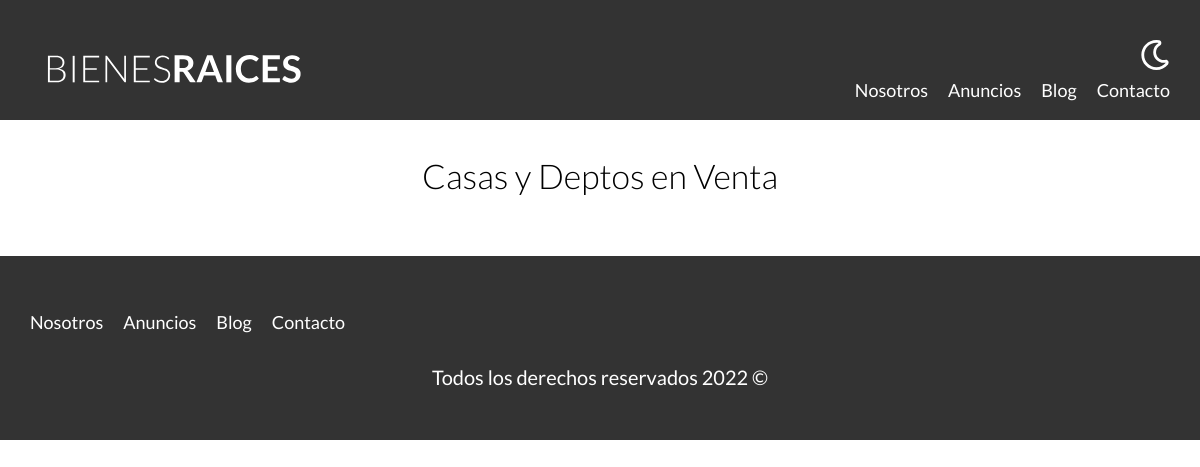
/anuncios.php, run on an earlier commit of the app's database.
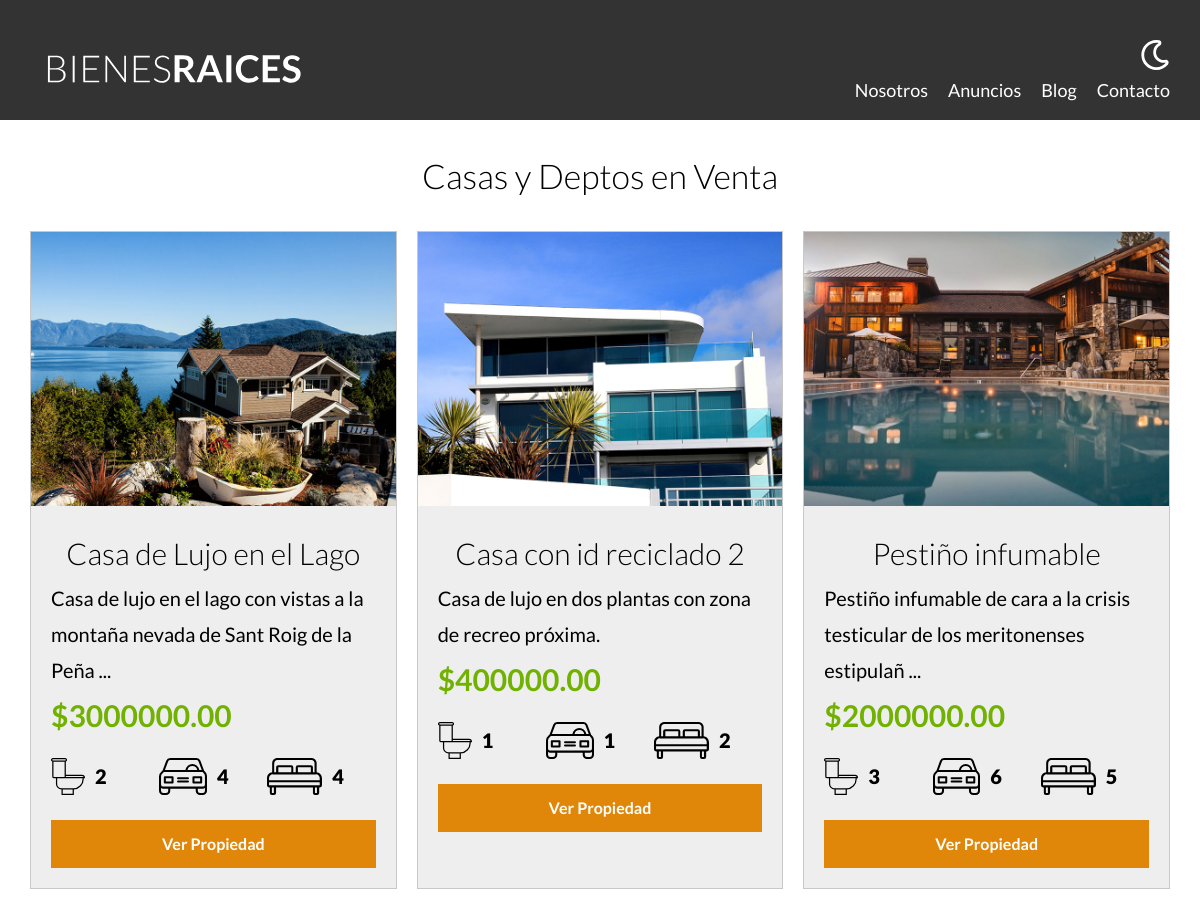
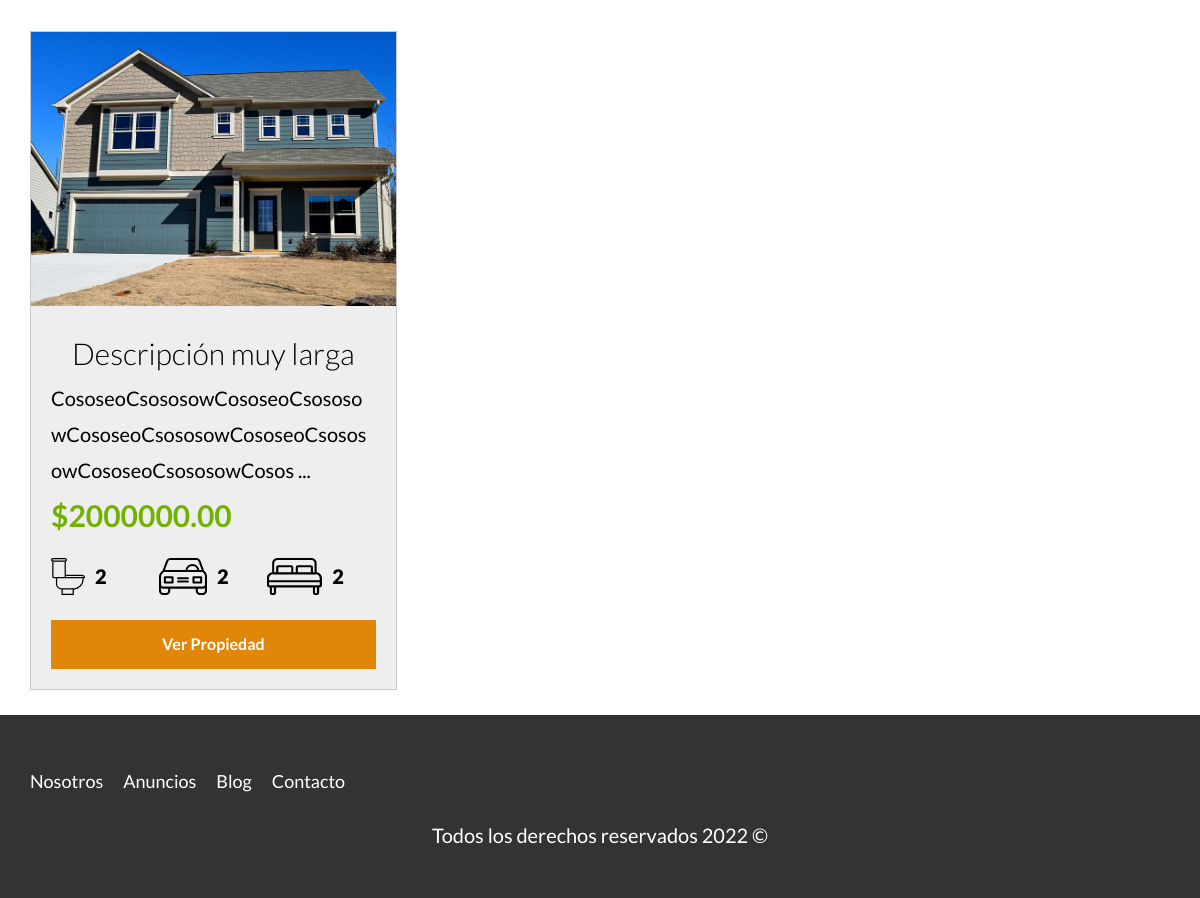
And on a later commit of the database (2 pictures, top to bottom).
### tables this page shows
CREATE TABLE `propiedades` (
  `id` int NOT NULL AUTO_INCREMENT,
  `titulo` varchar(60) DEFAULT NULL,
  `precio` decimal(10,2) DEFAULT NULL,
  `imagen` varchar(200) DEFAULT NULL,
  `descripcion` longtext,
  `habitaciones` int DEFAULT NULL,
  `wc` int DEFAULT NULL,
  `estacionamiento` int DEFAULT NULL,
  `creado` date DEFAULT NULL,
  `vendedorId` int DEFAULT NULL,
  PRIMARY KEY (`id`),
  KEY `vendedorId_FK_idx` (`vendedorId`),
  CONSTRAINT `vendedorId_FK` FOREIGN KEY (`vendedorId`) REFERENCES `vendedores` (`id`)
);

### includes/templates/anuncios.php (the view)
<?php
require_once __DIR__ . '/../funciones.php';
$limitarRegistros = isset($limite) ? "LIMIT $limite" : '';
$query = "SELECT * FROM propiedades $limitarRegistros";
$resultado = mysqli_query($db, $query);
?>
<div class="contenedor-anuncios">
    <?php while($propiedad = mysqli_fetch_assoc($resultado)): ?>
            <div class="anuncio">
                <img loading="lazy" src="/imagenes/<?= $propiedad['imagen']; ?>"  alt="Imagen de la propiedad <?= $propiedad['titulo']; ?>" title="Imagen de la propiedad <?= $propiedad['titulo']; ?>">
                <div class="contenido-anuncio">
                    <h3><?= $propiedad['titulo']; ?></h3>
                    <p><?= truncate($propiedad['descripcion'], TRUNCATE_LIMIT); ?></p>
                    <p class="precio">$<?= $propiedad['precio']; ?></p>
                    <ul class="iconos-caracteristicas">
                        <li>
                            <img class="icono" loading="lazy" src="build/img/icono_wc.svg" alt="icono WC">
                            <p><?= $propiedad['wc']; ?></p>
                        </li>
                        <li>
                            <img class="icono" loading="lazy" src="build/img/icono_estacionamiento.svg" alt="icono estacionamiento">
                            <p><?= $propiedad['estacionamiento']; ?></p>
                        </li>
                        <li>
                            <img class="icono" loading="lazy" src="build/img/icono_dormitorio.svg" alt="icono dormitorio">
                            <p><?= $propiedad['habitaciones']; ?></p>
                        </li>
                    </ul>
                    <a href="anuncio.php?id=<?= $propiedad['id']; ?>" class="boton-amarillo-block">Ver Propiedad</a>
                </div>
            </div>
    <?php endwhile; ?>
        </div>

### includes/templates/header.php (shortened to what this page needs)
<!DOCTYPE html>
<html lang="es">
<head>
    <link rel="stylesheet" href="/build/css/app.css">
</head>
<body>
    <header class="header<?= $inicio ?>">
        <div class="contenedor contenido-header">
            <div class="barra">
                <a href="/">
                    <img class="logo-header" src="/build/img/logo.svg" alt="Logotipo de la aplicación">
                </a>
                <div class="derecha">
                    <img src="/build/img/dark-mode.svg" alt="Icono del modo oscuro del tema" class="dark-mode-boton">
                    <nav class="navegacion">
                        <a href="/nosotros.php">Nosotros</a>
                        <a href="/anuncios.php">Anuncios</a>
                        <a href="/blog.php">Blog</a>
                        <a href="/contacto.php">Contacto</a>
                    </nav>
                </div>
            </div>
        </div>
    </header>

### anuncios.php
<?php
require 'includes/funciones.php';
incluirTemplate('header');
?>
    <main class="contenedor">
        <h2>Casas y Deptos en Venta</h2>
        <?php
        include 'includes/templates/anuncios.php';
        ?>
    </main>
<?php
incluirTemplate('footer');

### includes/templates/footer.php (shortened to what this page needs)
    <footer class="footer seccion">
        <div class="contenedor contenedor-footer">
            <nav class="navegacion">
                <a href="/nosotros.php">Nosotros</a>
                <a href="/anuncios.php">Anuncios</a>
                <a href="/blog.php">Blog</a>
                <a href="/contacto.php">Contacto</a>
            </nav>
        </div>
        <p class="copyright">Todos los derechos reservados <?= date('Y') ?> &copy;</p>
    </footer>
</body>
</html>

### includes/funciones.php (shortened to what this page needs)
<?php
function incluirTemplate( string $nombre, string $inicio = '' ) {
    include TEMPLATES_URL."/${nombre}.php";
}
function truncate(string $texto, int $cantidad) : string
{
    if(strlen($texto) >= $cantidad) {
        return "<span title='$texto'>" . substr($texto, 0, $cantidad) . " ...</span>";
    } else {
        return $texto;
    }
}

### build/css/app.css (style rules this page uses)
html { -webkit-text-size-adjust:100%;line-height:1.15 }
body { margin:0 }
main { display:block }
a { background-color:transparent }
img { border-style:none }
html { box-sizing:border-box;font-size:62.5% }
*,:after,:before { box-sizing:inherit }
body { font-family:Lato,sans-serif;font-size:1.6rem;line-height:1.8 }
p { color:#000;font-size:2rem }
.contenedor { margin:0 auto;max-width:120rem;width:95% }
a { text-decoration:none }
img,picture { display:block;height:auto;width:100% }
h1,h2,h3 { font-family:Lato,sans-serif;font-weight:300;margin:2.5rem 0;text-align:center }
h2 { font-size:3.4rem }
h3 { font-size:3rem }
.seccion { margin-bottom:2.5rem;margin-top:2.5rem }
.boton-amarillo-block { background-color:#e08709;border:none;color:#fff;display:block;font-weight:700;margin-top:2.5rem;padding:1rem 3rem;text-align:center;text-decoration:none }
.header { background-color:#333;padding:1rem 0 3rem }
.contenido-header { display:flex;flex-direction:column;justify-content:space-between }
.barra .logo-header { height:auto;max-width:100%;width:28rem }
.footer { background-color:#333;margin-bottom:0;padding:2.5rem 0 }
.footer .contenedor-footer { padding-top:2.5rem }
.footer .navegacion { height:auto;opacity:1;visibility:visible }
.footer .copyright { color:#fff;text-align:center }
.derecha { align-items:center;display:flex;flex-direction:column }
@media (min-width:768px) { .derecha { align-items:flex-end } }
.derecha .dark-mode-boton { filter:invert(100%);margin-bottom:2rem;margin-top:3rem;width:3rem }
@media (min-width:768px) { .derecha .dark-mode-boton { margin-top:0 } }
.barra { align-items:center;display:flex;flex-direction:column;padding-top:3rem }
@media (min-width:768px) { .barra { align-items:flex-end;flex-direction:row;justify-content:space-between } }
.navegacion { height:0;opacity:0;transition:visibility .3s ease-in-out,opacity .5s linear,height .5s linear;visibility:hidden }
@media (min-width:768px) { .navegacion { align-items:center;display:flex;opacity:1;visibility:visible } }
.navegacion a { color:#fff;display:block;font-size:2.2rem;text-align:center;text-decoration:none }
@media (min-width:768px) { .navegacion a { font-size:1.8rem;margin-right:2rem } }
@media (min-width:768px) { .navegacion a:last-of-type { margin-right:0 } }
.icono { text-align:center }
@media (min-width:768px) { .contenedor-anuncios { display:grid;gap:2rem;grid-template-columns:repeat(3,1fr) } }
@media (min-width:768px) { .contenedor-anuncios p { overflow-wrap:anywhere } }
.anuncio { background-color:#eee;border:1px solid #c8c8c8;margin-bottom:2rem }
.anuncio:last-of-type { margin-bottom:0 }
.anuncio .contenido-anuncio { padding:2rem }
.anuncio h3,.anuncio p { margin:0 }
.precio { color:#71b100;font-size:3rem;font-weight:700 }
.iconos-caracteristicas { display:flex;list-style:none;max-width:40rem;padding:0 }
.iconos-caracteristicas li { display:flex;flex:1 }
.iconos-caracteristicas li img { flex:0 0 3rem;margin-right:1rem }
.iconos-caracteristicas li p { font-weight:900 }

What changed in the data, as far as the page shows it:
added propiedades: imagen (picture), titulo "Casa de Lujo en el Lago", descripcion "Casa de lujo en el lago con vistas a la montaña nevada de Sant Roig de la Peña", precio "3000000.00", wc "2", estacionamiento "4", habitaciones "4"
added propiedades: imagen (picture), titulo "Casa con id reciclado 2", descripcion "Casa de lujo en dos plantas con zona de recreo próxima.", precio "400000.00", wc "1", estacionamiento "1", habitaciones "2"
added propiedades: imagen (picture), titulo "Pestiño infumable", descripcion "Pestiño infumable de cara a la crisis testicular de los meritonenses estipulañ", precio "2000000.00", wc "3", estacionamiento "6", habitaciones "5"
added propiedades: imagen (picture), titulo "Descripción muy larga", descripcion "CososeoCsososowCososeoCsososowCososeoCsososowCososeoCsososowCososeoCsososowCosos", precio "2000000.00", wc "2", estacionamiento "2", habitaciones "2"
